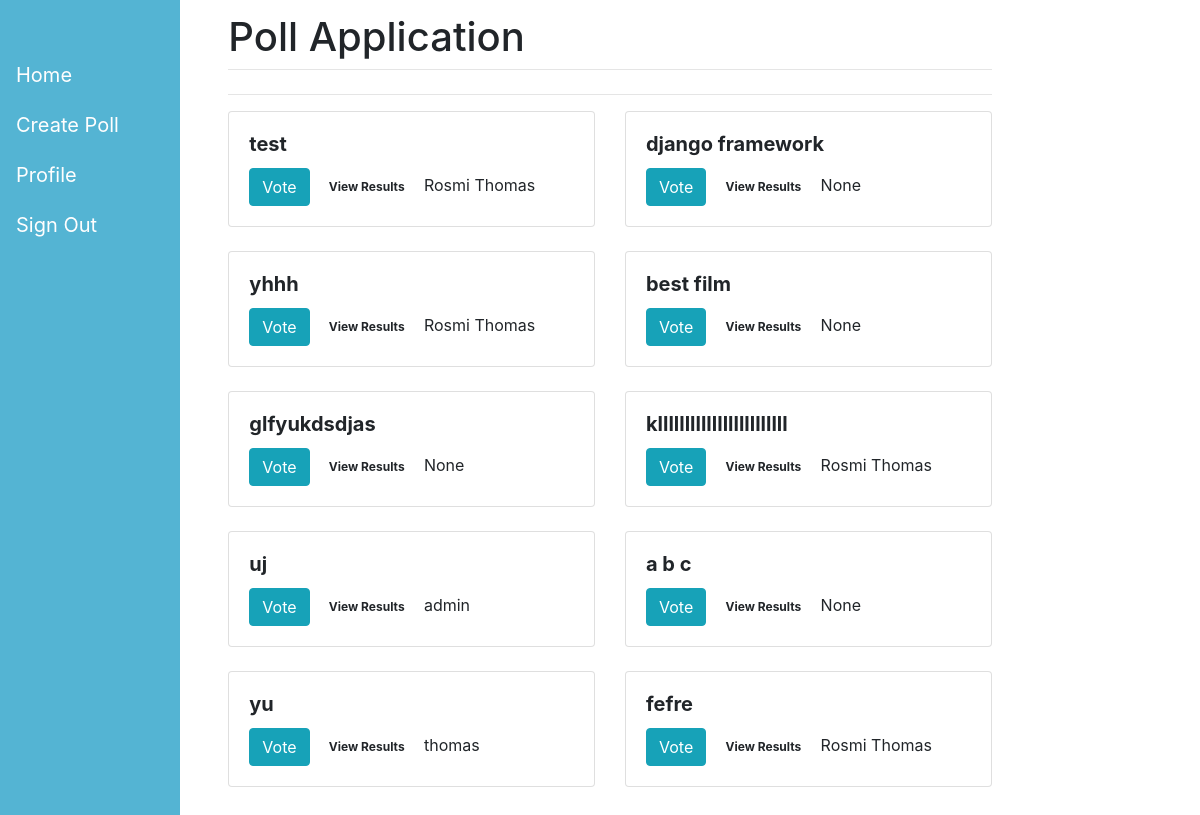
/home/, run on the app's committed database.
### pollapp/models.py (models this page shows, shortened)
class Poll(models.Model):
    question = models.TextField()
    option_one = models.CharField(max_length=30)
    option_two = models.CharField(max_length=30)
    option_three = models.CharField(max_length=30)
    option_one_count = models.IntegerField(default=0)
    option_two_count = models.IntegerField(default=0)
    option_three_count = models.IntegerField(default=0)
    name = models.ForeignKey('users.MyUser', null=True, on_delete=models.CASCADE)
    created_on = models.DateTimeField(auto_now_add= True)
    class Meta:
        indexes = [
            models.Index(fields=['name', 'created_on'])
            ]

### users/models.py (models this page shows, shortened)
class MyUser(AbstractBaseUser):
	email = models.EmailField(verbose_name="email address", max_length=100,unique=True)
	name = models.CharField(verbose_name="name",max_length=250)
	phone = models.CharField(verbose_name="phone",max_length=12)
	date_joined = models.DateTimeField(verbose_name='date joined',auto_now=True)
	last_login = models.DateTimeField(verbose_name='lat login',auto_now=True)
	is_admin = models.BooleanField(default=False)
	is_active = models.BooleanField(default=True)
	is_staff = models.BooleanField(default=False)
	is_superuser = models.BooleanField(default=False)
	USERNAME_FIELD ='email'
	REQUIRED_FIELDS = ['name','phone']
	objects=MyUserManager()
	def __str__(self):
		return self.name

### pollapp/views.py (the view)
# urls.py: path('', views.HomeView, name='home'),
def HomeView(request):
	polls = Poll.objects.all()
	context = {'polls' : polls}
	return render(request, 'home.html', context)

### pollapp/templates/home.html (shortened to what this page needs)
{% extends "base.html" %}
{% block content %}
<div class="row">
    {% for poll in polls %}
  <div class="col-sm-6">
    <div class="card">
      <div class="card-body">
        <h5 class="card-title">  <strong>{{ poll.question }}</strong></h5>
        <span class="pull-right">
        <a href="{% url 'vote' poll.id %}" class="btn btn-info btn-xs">Vote</a> &nbsp;
        <a href="{% url 'results' poll.id %}" class="btn btn-default btn-xs badge badge-ligh">View Results</a> &nbsp;
        {{poll.name}}
    </span>
      </div>
    </div><br>
  </div>
{% endfor %}
{% endblock %}

### data on the page
Poll: question "test", name "Rosmi Thomas"
Poll: question "django framework", name "None"
Poll: question "yhhh", name "Rosmi Thomas"
Poll: question "best film", name "None"
Poll: question "glfyukdsdjas", name "None"
Poll: question "kllllllllllllllllllllllll", name "Rosmi Thomas"
Poll: question "uj", name "admin"
Poll: question "a b c", name "None"
Poll: question "yu", name "thomas"
Poll: question "fefre", name "Rosmi Thomas"
